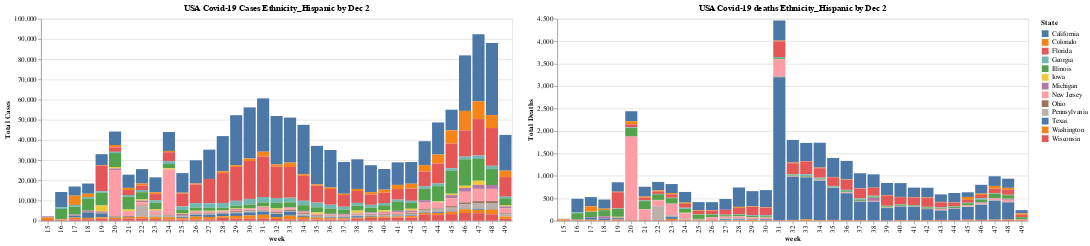

The cell this chart's notebook holds for it:
### Code cell
brush=alt.selection(type='interval')
filter=all_state_sorted['Ethnic']=='Ethnicity_Hispanic'
all_state_sub=all_state_sorted[filter]
bar1 = alt.Chart(all_state_sub, title="USA Covid-19 Cases Ethnicity_Hispanic by Dec 2").mark_bar().encode(
     x='week:N',
     y=alt.Y('week_case:Q', scale=alt.Scale(domain=(0, 100000)),title="Total Cases"),
     color='State:N',
     tooltip=['State:N',
              alt.Tooltip('week_case:Q'),
              alt.Tooltip('week_death:Q')
     ]
).add_selection(brush)

bar2 = alt.Chart(all_state_sub, title="USA Covid-19 deaths Ethnicity_Hispanic by Dec 2").mark_bar().encode(
    x='week:N',
    y=alt.Y('week_death:Q', scale=alt.Scale(domain=(0, 4500)),title="Total Deaths"),
    color='State:N',
    tooltip=['State:N',
             alt.Tooltip('week_case:Q'),
             alt.Tooltip('week_death:Q')
             ]
#).transform_filter(brush)
).add_selection(brush)

combined1=bar1 | bar2



combined1.save('USA_Covid_State_Hispanic_weekly.html')
from google.colab import files
files.download('USA_Covid_State_Hispanic_weekly.html')
combined1

#sns.relplot(x='week',y='week_cases',col='State', hue='Ethnic', data=all_state )

### Figure 1 — Vega-Lite specification as saved in the notebook (floating-point values rounded to 4 significant figures; data arrays with more than 128 entries replaced by an {"elided": "..."} marker saying what was removed)
{"config": {"view": {"continuousWidth": 400, "continuousHeight": 300}}, "hconcat": [{"mark": "bar", "encoding": {"color": {"type": "nominal", "field": "State"}, "tooltip": [{"type": "nominal", "field": "State"}, {"type": "quantitative", "field": "week_case"}, {"type": "quantitative", "field": "week_death"}], "x": {"type": "nominal", "field": "week"}, "y": {"type": "quantitative", "field": "week_case", "scale": {"domain": [0, 100000]}, "title": "Total Cases"}}, "selection": {"selector006": {"type": "interval"}}, "title": "USA Covid-19 Cases Ethnicity_Hispanic by Dec 2"}, {"mark": "bar", "encoding": {"color": {"type": "nominal", "field": "State"}, "tooltip": [{"type": "nominal", "field": "State"}, {"type": "quantitative", "field": "week_case"}, {"type": "quantitative", "field": "week_death"}], "x": {"type": "nominal", "field": "week"}, "y": {"type": "quantitative", "field": "week_death", "scale": {"domain": [0, 4500]}, "title": "Total Deaths"}}, "selection": {"selector006": {"type": "interval"}}, "title": "USA Covid-19 deaths Ethnicity_Hispanic by Dec 2"}], "data": {"name": "data-82f0331d0bf89a549a6d584ca159e733"}, "$schema": "https://vega.github.io/schema/vega-lite/v4.8.1.json", "datasets": {"data-82f0331d0bf89a549a6d584ca159e733": {"elided": "428 records"}}}
